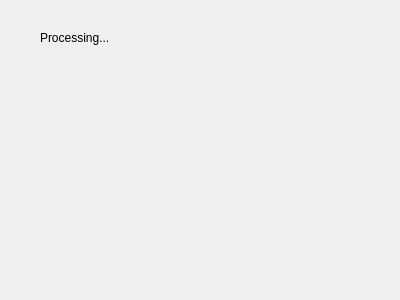
<?xml version="1.0" encoding="UTF-8"?>
<ui version="4.0">
 <class>PrepareProcessPage</class>
 <widget class="QWizardPage" name="PrepareProcessPage">
  <property name="geometry">
   <rect>
    <x>0</x>
    <y>0</y>
    <width>400</width>
    <height>300</height>
   </rect>
  </property>
  <property name="windowTitle">
   <string>WizardPage</string>
  </property>
  <widget class="QLabel" name="lab_status">
   <property name="geometry">
    <rect>
     <x>40</x>
     <y>30</y>
     <width>231</width>
     <height>16</height>
    </rect>
   </property>
   <property name="text">
    <string>Processing...</string>
   </property>
  </widget>
  <widget class="QLabel" name="lab_status2">
   <property name="geometry">
    <rect>
     <x>40</x>
     <y>70</y>
     <width>331</width>
     <height>16</height>
    </rect>
   </property>
   <property name="text">
    <string/>
   </property>
  </widget>
 </widget>
 <resources/>
 <connections/>
</ui>
